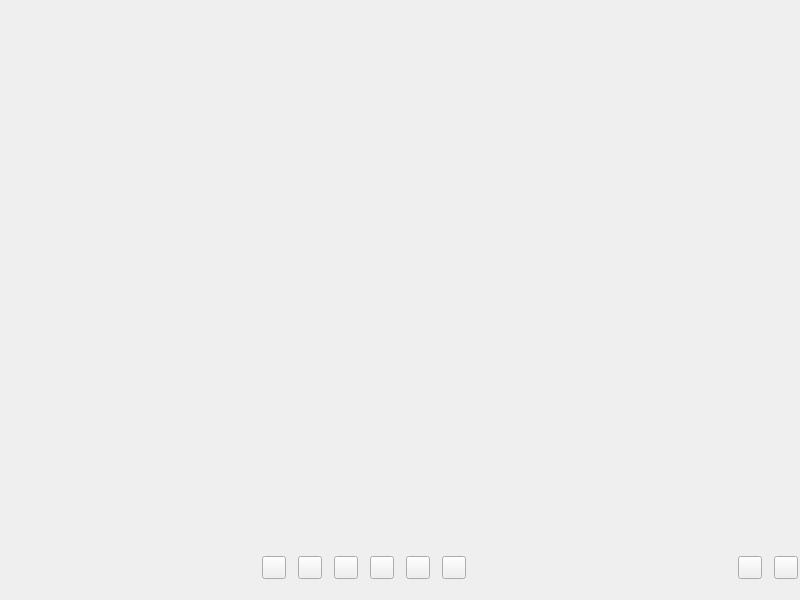
<?xml version="1.0" encoding="UTF-8"?>
<ui version="4.0">
 <class>BleMainWindow</class>
 <widget class="QMainWindow" name="BleMainWindow">
  <property name="geometry">
   <rect>
    <x>0</x>
    <y>0</y>
    <width>800</width>
    <height>600</height>
   </rect>
  </property>
  <property name="windowTitle">
   <string>RecMainWindow</string>
  </property>
  <widget class="QWidget" name="centralWidget">
   <layout class="QVBoxLayout" name="verticalLayout">
    <property name="leftMargin">
     <number>2</number>
    </property>
    <property name="topMargin">
     <number>2</number>
    </property>
    <property name="rightMargin">
     <number>2</number>
    </property>
    <property name="bottomMargin">
     <number>2</number>
    </property>
    <item>
     <widget class="TitleWidget" name="titleWidget" native="true"/>
    </item>
    <item>
     <spacer name="verticalSpacer">
      <property name="orientation">
       <enum>Qt::Vertical</enum>
      </property>
      <property name="sizeType">
       <enum>QSizePolicy::Fixed</enum>
      </property>
      <property name="sizeHint" stdset="0">
       <size>
        <width>20</width>
        <height>20</height>
       </size>
      </property>
     </spacer>
    </item>
    <item>
     <layout class="QHBoxLayout" name="horizontalLayout">
      <item>
       <widget class="MTabBar" name="TabBar" native="true"/>
      </item>
     </layout>
    </item>
    <item>
     <widget class="QStackedWidget" name="stackedWidget"/>
    </item>
    <item>
     <layout class="QHBoxLayout" name="horizontalLayout_2">
      <property name="spacing">
       <number>12</number>
      </property>
      <item>
       <spacer name="horizontalSpacer_2">
        <property name="orientation">
         <enum>Qt::Horizontal</enum>
        </property>
        <property name="sizeHint" stdset="0">
         <size>
          <width>40</width>
          <height>20</height>
         </size>
        </property>
       </spacer>
      </item>
      <item>
       <widget class="MToolButton" name="addPicBtn">
        <property name="text">
         <string/>
        </property>
       </widget>
      </item>
      <item>
       <widget class="MToolButton" name="addCameraBtn">
        <property name="text">
         <string/>
        </property>
       </widget>
      </item>
      <item>
       <widget class="MToolButton" name="addWindowGrabBtn">
        <property name="text">
         <string/>
        </property>
       </widget>
      </item>
      <item>
       <widget class="MToolButton" name="addFileSourceBtn">
        <property name="text">
         <string/>
        </property>
       </widget>
      </item>
      <item>
       <widget class="MToolButton" name="add_media">
        <property name="text">
         <string/>
        </property>
       </widget>
      </item>
      <item>
       <widget class="QToolButton" name="addTextBtn">
        <property name="text">
         <string/>
        </property>
       </widget>
      </item>
      <item>
       <spacer name="horizontalSpacer">
        <property name="orientation">
         <enum>Qt::Horizontal</enum>
        </property>
        <property name="sizeHint" stdset="0">
         <size>
          <width>40</width>
          <height>20</height>
         </size>
        </property>
       </spacer>
      </item>
      <item>
       <widget class="MToolButton" name="startBtn">
        <property name="text">
         <string/>
        </property>
       </widget>
      </item>
      <item>
       <widget class="MToolButton" name="stopBtn">
        <property name="text">
         <string/>
        </property>
       </widget>
      </item>
     </layout>
    </item>
   </layout>
  </widget>
  <widget class="QStatusBar" name="statusBar">
   <property name="styleSheet">
    <string notr="true"/>
   </property>
   <property name="sizeGripEnabled">
    <bool>false</bool>
   </property>
  </widget>
 </widget>
 <layoutdefault spacing="6" margin="11"/>
 <customwidgets>
  <customwidget>
   <class>MToolButton</class>
   <extends>QToolButton</extends>
   <header>MToolButton.h</header>
  </customwidget>
  <customwidget>
   <class>TitleWidget</class>
   <extends>QWidget</extends>
   <header>TitleWidget.h</header>
   <container>1</container>
  </customwidget>
  <customwidget>
   <class>MTabBar</class>
   <extends>QWidget</extends>
   <header>MTabBar.h</header>
   <container>1</container>
  </customwidget>
 </customwidgets>
 <resources/>
 <connections/>
</ui>
